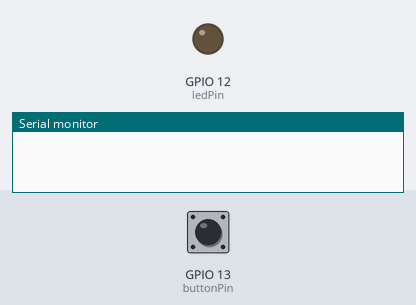
Recording of a sketch running on a simulated ESP32. On the bench: output pins drawn as LEDs (lit = HIGH), the last lines printed to the serial monitor. The inputs (shaded band) are chosen by the test bench; at power-on: GPIO 13 (buttonPin) LOW.

Above: at 1.2 s.
1.3 s: GPIO 13 (buttonPin) pulled HIGH for 0.15 s
At 1.9 s:
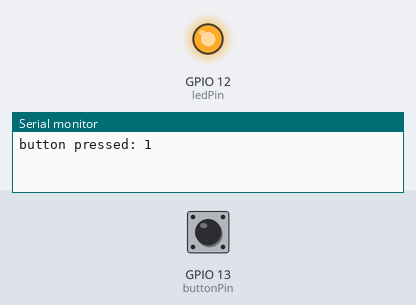
2.9 s: GPIO 13 (buttonPin) pulled HIGH for 1 s
At 4.3 s:
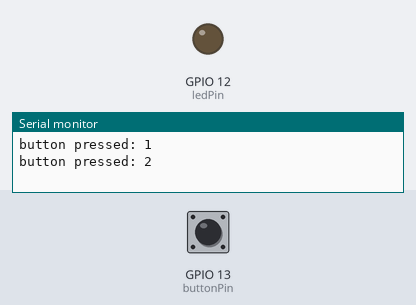
Timing chart, 0 to 5.9 s (numbered marks = the images above; inputs shaded):
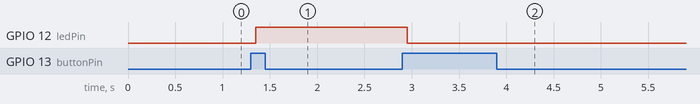

Measured:
- after the input at 1.3 s, GPIO 12 (ledPin): LOW → HIGH after 0.05 s
- after the input at 2.9 s, GPIO 12 (ledPin): HIGH → LOW after 0.05 s

The sketch:

sketch_nov17a.ino
```cpp
// Complete Instructions: https://RandomNerdTutorials.com/esp32-digital-inputs-outputs-arduino/

// set pin numbers
const int buttonPin = 13;  // the number of the pushbutton pin
const int ledPin =  12;    // the number of the LED pin

// variable for storing the pushbutton status
int buttonState = 0;    // current state of the button
int buttonPushCounter = 0;   // counter for the number of button presses
int lastButtonState = 0;     // previous state of the button

void setup() {
  Serial.begin(115200);
  // initialize the pushbutton pin as an input
  pinMode(buttonPin, INPUT);
  // initialize the LED pin as an output
  pinMode(ledPin, OUTPUT);
}

void loop() {
  // read the state of the pushbutton value
  buttonState = digitalRead(buttonPin);

  if (buttonState != lastButtonState) {
    // if the state has changed, increment the counter
    if(buttonState == HIGH){
        buttonPushCounter++;
        Serial.print("button pressed: ");
        Serial.println(buttonPushCounter);
      }
      // if the current state is HIGH then the button went from off to on:

    //      Serial.println(buttonPushCounter);
    // Delay a little bit to avoid bouncing
    delay(50);
  }
  //  Serial.println(buttonState);
  // check if the pushbutton is pressed.
  // if it is, the buttonState is HIGH
  if ((buttonPushCounter -1)%4 == 0) {
    // turn LED on
    digitalWrite(ledPin, HIGH);
  } else {
    // turn LED off
    digitalWrite(ledPin, LOW);
  }
    lastButtonState = buttonState;
}
```
